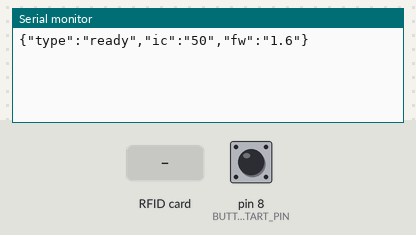
The sketch below on a simulated Arduino Uno, built with avr-gcc and run on an emulated ATmega328P. On the bench: the last lines printed to the serial monitor. Inputs (shaded band) come from the test bench; at power-on: pin 8 (BUTTON_START_PIN) HIGH.

Above: at 1.7 s.
1.8 s: pin 8 (BUTTON_START_PIN) pulled LOW for 0.15 s
At 2.3 s:
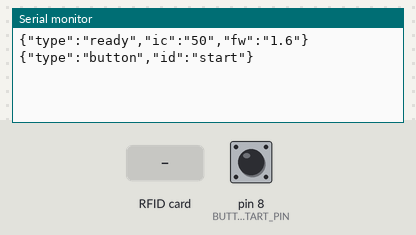
3.4 s: RFID card 5E 7A 19 C4 held to the reader
At 5.0 s:
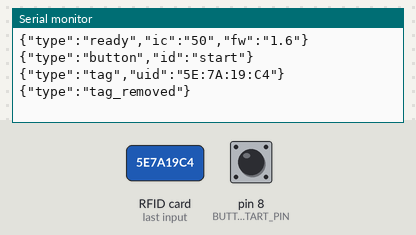

Measured:
- after the input at 1.8 s, the serial monitor: prints a new line after 0.05 s (image 1)
- after the input at 3.4 s, the serial monitor: prints a new line after 0.10 s (image 2)

The sketch:

tdd_rfid.ino
```cpp
/*
 * TDD RFID + Button Controller
 *
 * Arduino firmware for the Targeted Drug Delivery exhibit.
 * Manages PN532 NFC/RFID reader and a start button, communicating
 * with the Pi master server over USB serial (JSON lines).
 *
 * Hardware:
 *   - Adafruit PN532 NFC/RFID Shield (SPI mode)
 *   - Start button on digital pin 8 (pulled high, active low)
 *   - Arduino Uno with shield stacked on top
 *
 * PN532 Shield SEL jumper settings (check silkscreen on your board):
 *   - I2C mode:  SEL0 = open,   SEL1 = open
 *   - SPI mode:  SEL0 = closed, SEL1 = closed
 *
 * PN532 Shield SPI bridge connections:
 *   - IRQ  → D2
 *   - RST  → D3
 *   - SCK  → D4
 *   - MISO → D5
 *   - SS   → D6
 *   - MOSI → D7
 *
 * Serial protocol (115200 baud, JSON lines):
 *   Arduino → Pi:
 *     {"type":"ready"}                          — startup complete
 *     {"type":"tag","uid":"AA:BB:CC:DD"}         — tag detected
 *     {"type":"tag_removed"}                     — tag removed from reader
 *     {"type":"button","id":"start"}             — start button pressed
 *   Pi → Arduino:
 *     {"cmd":"status"}                           — request current state
 *     {"cmd":"led","state":"on"|"off"}           — control shield LED (pin 13 not usable with shield)
 *
 * Dependencies (install via Arduino Library Manager):
 *   - Adafruit PN532 (by Adafruit)
 *   - Adafruit BusIO (dependency, auto-installed)
 */

#include <Adafruit_PN532.h>

// PN532 in SPI mode using software SPI on bridged pins
#define PN532_IRQ   2
#define PN532_RST   3
#define PN532_SCK   4
#define PN532_MISO  5
#define PN532_SS    6
#define PN532_MOSI  7

Adafruit_PN532 nfc(PN532_SCK, PN532_MISO, PN532_MOSI, PN532_SS);

// Button
#define BUTTON_START_PIN  8
#define DEBOUNCE_MS       300

// Tag polling
#define TAG_POLL_MS       250   // How often to check for tags
#define TAG_TIMEOUT_MS    1000  // No-read time before "removed"

// State
bool tagPresent = false;
uint8_t lastUID[7] = {0};
uint8_t lastUIDLen = 0;
unsigned long lastTagSeen = 0;
unsigned long lastButtonPress = 0;
unsigned long lastPoll = 0;
bool nfcReady = false;

// Serial input buffer
String serialBuffer = "";

void setup() {
  Serial.begin(115200);
  while (!Serial) delay(10);  // Wait for USB serial

  pinMode(BUTTON_START_PIN, INPUT_PULLUP);

  // Reset PN532
  pinMode(PN532_RST, OUTPUT);
  digitalWrite(PN532_RST, LOW);
  delay(400);
  digitalWrite(PN532_RST, HIGH);
  delay(100);

  // Initialize PN532
  nfc.begin();
  uint32_t versiondata = nfc.getFirmwareVersion();
  if (!versiondata) {
    Serial.println("{\"type\":\"error\",\"msg\":\"PN532 not found\"}");
    nfcReady = false;
  } else {
    uint8_t ic = (versiondata >> 24) & 0xFF;
    uint8_t ver = (versiondata >> 16) & 0xFF;
    uint8_t rev = (versiondata >> 8) & 0xFF;

    // Configure for reading tags
    nfc.SAMConfig();
    nfcReady = true;

    Serial.print("{\"type\":\"ready\",\"ic\":\"");
    if (ic == 0x07) Serial.print("PN532");
    else Serial.print(ic);
    Serial.print("\",\"fw\":\"");
    Serial.print(ver);
    Serial.print(".");
    Serial.print(rev);
    Serial.println("\"}");
  }
}

void loop() {
  unsigned long now = millis();

  // Poll for NFC tags
  if (nfcReady && (now - lastPoll >= TAG_POLL_MS)) {
    lastPoll = now;
    pollTag(now);
  }

  // Check button
  checkButton(now);

  // Check for serial commands
  checkSerial();
}

void pollTag(unsigned long now) {
  uint8_t uid[7];
  uint8_t uidLen;

  // readPassiveTargetID with a short timeout (100ms)
  bool found = nfc.readPassiveTargetID(PN532_MIFARE_ISO14443A, uid, &uidLen, 100);

  if (found) {
    lastTagSeen = now;

    // Check if this is a new tag (different UID or was previously removed)
    if (!tagPresent || !uidMatch(uid, uidLen)) {
      tagPresent = true;
      memcpy(lastUID, uid, uidLen);
      lastUIDLen = uidLen;
      sendTagEvent(uid, uidLen);
    }
  } else {
    // No tag found — check if enough time passed to consider it removed
    if (tagPresent && (now - lastTagSeen >= TAG_TIMEOUT_MS)) {
      tagPresent = false;
      memset(lastUID, 0, sizeof(lastUID));
      lastUIDLen = 0;
      Serial.println("{\"type\":\"tag_removed\"}");
    }
  }
}

bool uidMatch(uint8_t *uid, uint8_t len) {
  if (len != lastUIDLen) return false;
  for (uint8_t i = 0; i < len; i++) {
    if (uid[i] != lastUID[i]) return false;
  }
  return true;
}

void sendTagEvent(uint8_t *uid, uint8_t len) {
  Serial.print("{\"type\":\"tag\",\"uid\":\"");
  for (uint8_t i = 0; i < len; i++) {
    if (uid[i] < 0x10) Serial.print("0");
    Serial.print(uid[i], HEX);
    if (i < len - 1) Serial.print(":");
  }
  Serial.println("\"}");
}

void checkButton(unsigned long now) {
  if (digitalRead(BUTTON_START_PIN) == LOW) {
    if (now - lastButtonPress >= DEBOUNCE_MS) {
      lastButtonPress = now;
      Serial.println("{\"type\":\"button\",\"id\":\"start\"}");
    }
  }
}

void checkSerial() {
  while (Serial.available()) {
    char c = Serial.read();
    if (c == '\n') {
      handleCommand(serialBuffer);
      serialBuffer = "";
    } else if (c != '\r') {
      serialBuffer += c;
    }
  }
}

void handleCommand(String cmd) {
  cmd.trim();
  if (cmd.length() == 0) return;

  if (cmd.indexOf("\"status\"") >= 0) {
    Serial.print("{\"type\":\"status\",\"nfc\":");
    Serial.print(nfcReady ? "true" : "false");
    Serial.print(",\"tag_present\":");
    Serial.print(tagPresent ? "true" : "false");
    if (tagPresent) {
      Serial.print(",\"uid\":\"");
      for (uint8_t i = 0; i < lastUIDLen; i++) {
        if (lastUID[i] < 0x10) Serial.print("0");
        Serial.print(lastUID[i], HEX);
        if (i < lastUIDLen - 1) Serial.print(":");
      }
      Serial.print("\"");
    }
    Serial.println("}");
  }
}
```
